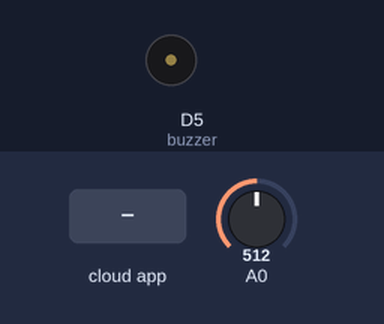
Recording of a sketch running on a simulated ESP8266 (NodeMCU). Shown: buzzer (waves = sounding). The inputs (shaded band) are chosen by the test bench; at power-on: A0 = 512. WiFi joins after 1.5 s; servers stay silent unless stated; the Firebase database answers and starts empty; what the sketch prints to the serial monitor is not drawn.

Above: at 3.7 s.
3.8 s: A0 set to 788
7.6 s: A0 set to 813
At 11.2 s:
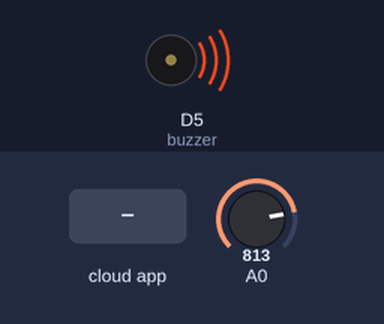
14.0 s: the phone or cloud app sets data to 1
Timing chart, 0 to 23.8 s (numbered marks = the images above; inputs shaded):
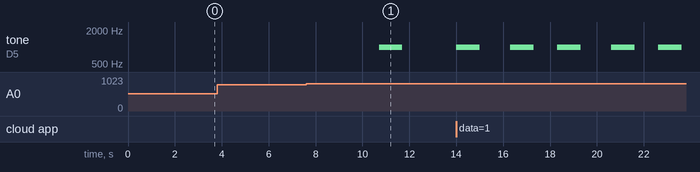

Measured:
- the behaviour switches between 799 and 800 on A0 (found by bisection; images 0 and 1)
- after the input at 3.8 s, every drawn part: stays the same
- after the input at 7.6 s, tone on D5 (buzzer): silent → 1000 Hz after 3.1 s, → silent 1.0 s later

The sketch:

iot_firebase.ino
```cpp
#include <ESP8266WiFi.h>
#include <FirebaseESP8266.h>
#define FIREBASE_HOST "YOUR_FIREBASE_HOST"
#define FIREBASE_AUTH "YOUR_AUTH_KEY"
#define WIFI_SSID "YOUR_WIFI"
#define WIFI_PASSWORD "YOUR_PASSWORD"
FirebaseData firebaseData;
int val=0;
int gval=0;
const int buzzer = D5;
void setup() {
    pinMode(D5, OUTPUT);
    pinMode(A0, INPUT);
    Serial.begin(115200);
  Serial.println("Serial communication started\n\n");

  WiFi.begin(WIFI_SSID, WIFI_PASSWORD);
  Serial.print("Connecting to ");
  Serial.print(WIFI_SSID);
  while (WiFi.status() != WL_CONNECTED) {
    Serial.print(".");
    delay(500);
  }
  Serial.println();
  Serial.print("Connected to ");
  Serial.println(WIFI_SSID);
  Serial.print("IP Address is : ");
  Serial.println(WiFi.localIP());
  Firebase.begin(FIREBASE_HOST, FIREBASE_AUTH);
  Firebase.reconnectWiFi(true);
  delay(1000);
}

void loop() {
  gval = analogRead(A0);
 Firebase.setInt(firebaseData, "/gasdata", gval);
if (Firebase.getInt(firebaseData, "/data")) {
    if (firebaseData.dataType() == "int") {
      val = firebaseData.intData();
      if(val==1){
      Serial.print("Value of Pir is:");
      Serial.print(val);
      Serial.println("(person detected)");
      Serial.println(gval);
        tone(buzzer, 1000); // Send 1KHz sound signal...
        delay(1000);        // ...for 1 sec
        noTone(buzzer);     // Stop sound...
        delay(1000);
      }
      else if(val==0){
         Serial.print("Value of Pir is:");
      Serial.print(val);
      Serial.println("(person not detected)");
        //digitalWrite(D5, LOW);
        noTone(buzzer);
       delay(1000);
      }
}
if(gval>=800){
      Serial.print("Value of MQ-5 is:");
      Serial.print(gval);
      Serial.println("(gas leaked....!)");
        tone(buzzer, 1000); // Send 1KHz sound signal...
        delay(1000);        // ...for 1 sec
        noTone(buzzer);     // Stop sound...
        delay(1000);
      }
      else if(gval<800){
         Serial.print("Value of MQ-5 is:");
      Serial.print(gval);
      Serial.println("(Normal level)");
        //digitalWrite(D5, LOW);
        noTone(buzzer);
       delay(1000);
      }
  } else {
    Serial.println(firebaseData.errorReason());
  }
 }
```
